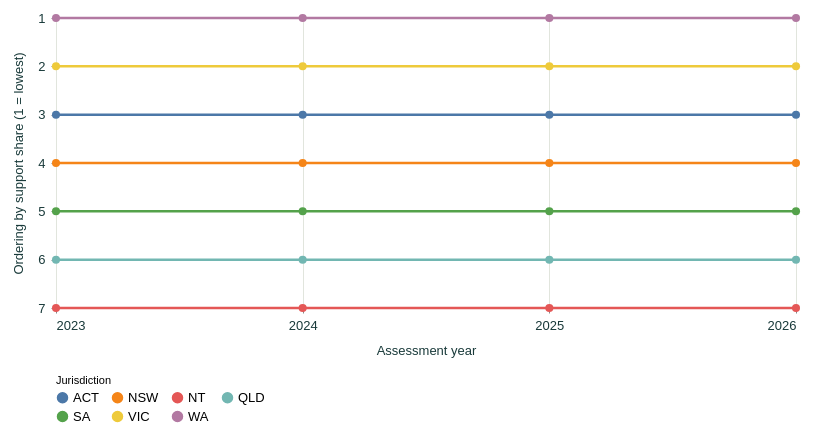

Vega-Lite specification stored for this chart:
### Vega-Lite specification from a JSON file in a GitHub repository (floating-point values rounded to 4 significant figures)
{"$schema": "https://vega.github.io/schema/vega-lite/v5.json", "background": "transparent", "padding": 12, "config": {"font": "Arial", "view": {"stroke": null}, "axis": {"labelFontSize": 13, "titleFontSize": 13, "titleFontWeight": "normal", "labelColor": "#193a3a", "titleColor": "#193a3a", "domain": false, "gridColor": "#e1e5dd", "labelPadding": 6, "titlePadding": 12}, "legend": {"orient": "bottom", "titleLimit": 300, "labelLimit": 220, "labelFontSize": 13, "titleFontSize": 11, "titleFontWeight": "normal"}, "title": {"anchor": "start", "fontSize": 14, "color": "#193a3a"}}, "width": 740, "height": 290, "data": {"values": [{"year": 2023, "state": "New South Wales", "abbr": "NSW", "support": 10.44, "flag": ""}, {"year": 2023, "state": "Victoria", "abbr": "VIC", "support": 7.838, "flag": ""}, {"year": 2023, "state": "Queensland", "abbr": "QLD", "support": 13.95, "flag": "#"}, {"year": 2023, "state": "South Australia", "abbr": "SA", "support": 11.22, "flag": ""}, {"year": 2023, "state": "Western Australia", "abbr": "WA", "support": 7.837, "flag": ""}, {"year": 2023, "state": "Northern Territory", "abbr": "NT", "support": 34.69, "flag": "#"}, {"year": 2023, "state": "Australian Capital Territory", "abbr": "ACT", "support": 9.168, "flag": ""}, {"year": 2024, "state": "New South Wales", "abbr": "NSW", "support": 10.28, "flag": ""}, {"year": 2024, "state": "Victoria", "abbr": "VIC", "support": 8.549, "flag": ""}, {"year": 2024, "state": "Queensland", "abbr": "QLD", "support": 15.14, "flag": "#"}, {"year": 2024, "state": "South Australia", "abbr": "SA", "support": 13.05, "flag": ""}, {"year": 2024, "state": "Western Australia", "abbr": "WA", "support": 7.061, "flag": ""}, {"year": 2024, "state": "Northern Territory", "abbr": "NT", "support": 36.88, "flag": "#"}, {"year": 2024, "state": "Australian Capital Territory", "abbr": "ACT", "support": 8.807, "flag": ""}, {"year": 2025, "state": "New South Wales", "abbr": "NSW", "support": 9.228, "flag": ""}, {"year": 2025, "state": "Victoria", "abbr": "VIC", "support": 7.198, "flag": ""}, {"year": 2025, "state": "Queensland", "abbr": "QLD", "support": 13.18, "flag": "#"}, {"year": 2025, "state": "South Australia", "abbr": "SA", "support": 11.66, "flag": ""}, {"year": 2025, "state": "Western Australia", "abbr": "WA", "support": 6.926, "flag": ""}, {"year": 2025, "state": "Northern Territory", "abbr": "NT", "support": 35.97, "flag": "#"}, {"year": 2025, "state": "Australian Capital Territory", "abbr": "ACT", "support": 8.253, "flag": ""}, {"year": 2026, "state": "New South Wales", "abbr": "NSW", "support": 10.84, "flag": ""}, {"year": 2026, "state": "Victoria", "abbr": "VIC", "support": 7.937, "flag": ""}, {"year": 2026, "state": "Queensland", "abbr": "QLD", "support": 15.14, "flag": "#"}, {"year": 2026, "state": "South Australia", "abbr": "SA", "support": 13.42, "flag": ""}, {"year": 2026, "state": "Western Australia", "abbr": "WA", "support": 7.479, "flag": ""}, {"year": 2026, "state": "Northern Territory", "abbr": "NT", "support": 33.25, "flag": "#"}, {"year": 2026, "state": "Australian Capital Territory", "abbr": "ACT", "support": 8.57, "flag": ""}]}, "transform": [{"window": [{"op": "rank", "as": "rank"}], "sort": [{"field": "support", "order": "ascending"}], "groupby": ["year"]}], "mark": {"type": "line", "point": {"filled": true, "size": 65}, "strokeWidth": 2.5}, "encoding": {"x": {"field": "year", "type": "quantitative", "title": "Assessment year", "axis": {"format": "d", "values": [2023, 2024, 2025, 2026]}}, "y": {"field": "rank", "type": "quantitative", "title": "Ordering by support share (1 = lowest)", "scale": {"domain": [1, 7], "reverse": true}, "axis": {"values": [1, 2, 3, 4, 5, 6, 7]}}, "color": {"field": "abbr", "type": "nominal", "title": "Jurisdiction", "scale": {"scheme": "tableau10"}, "legend": {"columns": 4}}, "detail": {"field": "state"}, "tooltip": [{"field": "state", "title": "State / territory"}, {"field": "year", "title": "Year", "format": "d"}, {"field": "rank", "title": "Order"}, {"field": "support", "title": "Needs additional support (%)", "format": ".1f"}, {"field": "flag", "title": "Reporting flag"}], "opacity": {"condition": {"test": "focus_state === 'All states' || datum.state === focus_state", "value": 1}, "value": 0.16}, "strokeWidth": {"condition": {"test": "datum.state === focus_state", "value": 4}, "value": 2.5}}, "params": [{"name": "focus_state", "value": "All states"}]}
